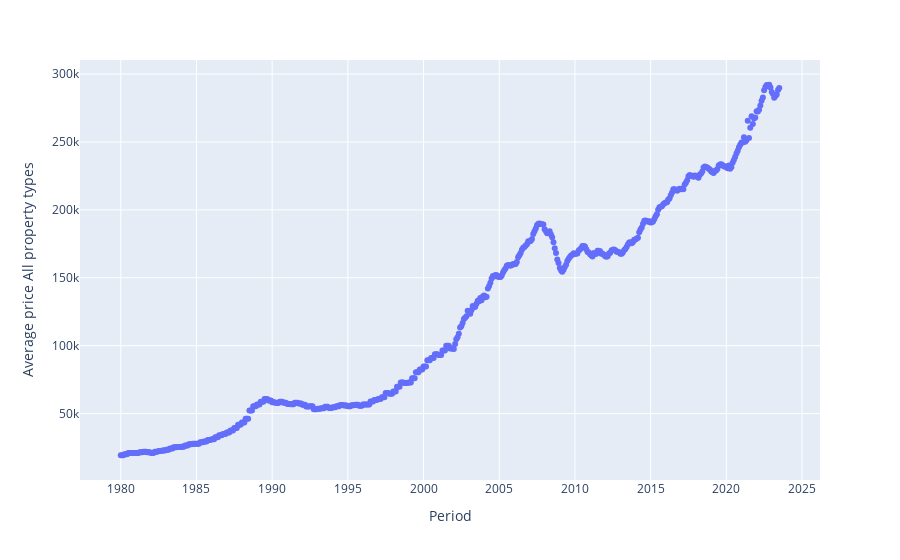

The notebook cell saved with this chart:
### Code cell
scatter_1 = px.scatter(df, y='Average price All property types', x='Period')
scatter_1.show()

### Figure 1 — Plotly figure (JSON) as saved in the notebook; plotly's stock layout.template omitted (floating-point values rounded to 4 significant figures; data arrays with more than 128 entries replaced by an {"elided": "..."} marker saying what was removed)
{"data": [{"hovertemplate": "Period=%{x}<br>Average price All property types=%{y}<extra></extra>", "legendgroup": "", "marker": {"color": "#636efa", "symbol": "circle"}, "mode": "markers", "name": "", "orientation": "v", "showlegend": false, "type": "scatter", "x": {"elided": "523 str values"}, "xaxis": "x", "y": {"elided": "523 int values"}, "yaxis": "y"}], "layout": {"legend": {"tracegroupgap": 0}, "margin": {"t": 60}, "xaxis": {"anchor": "y", "domain": [0, 1], "title": {"text": "Period"}}, "yaxis": {"anchor": "x", "domain": [0, 1], "title": {"text": "Average price All property types"}}}}
